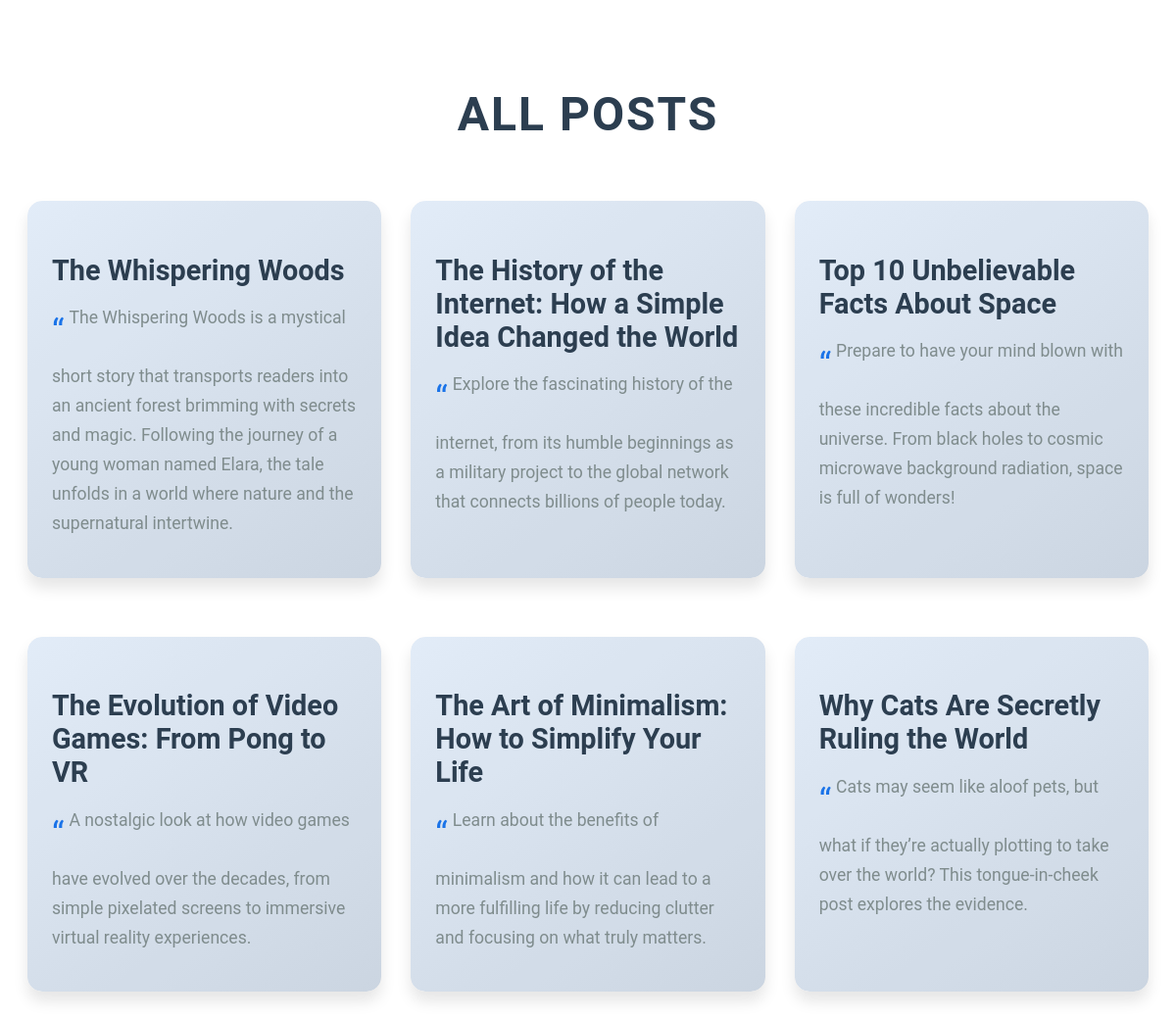
The page /posts on the database its author committed.
### Blog/models.py (models this page shows, shortened)
class BlogModel(models.Model):
    author = models.CharField(max_length=100)
    date = models.DateTimeField(auto_now_add=True)
    title = models.CharField(max_length=400)
    description = models.CharField(max_length=800)
    slug = models.SlugField(default="",blank=True, null=False, db_index=True)
    content = models.TextField()
    reversed_content = models.TextField(blank=True, null=True)
    decipher_mode = models.BooleanField(default=False)
    views_count = models.PositiveIntegerField(default=0)
    quiz_questions = models.ManyToManyField("QuizQuestion", blank=True)
    def save(self, *args, **kwargs):
        if self.content and not self.reversed_content:
            self.reversed_content = self.content[::-1]
        super().save(*args, **kwargs)
    def get_absolute_url(self):
        return reverse("post-detail", args=[self.slug])

### Blog/views.py (the view)
# urls.py: path("posts",views.posts, name="all-posts-page"),
def posts(request):
    blog_model = BlogModel.objects.all()
    for model in blog_model:
        model.decipher_mode = False
        model.save()
    return render(request, "Blog/all-posts.html", {
        "model" : blog_model,
    })

### Blog/templates/Blog/all-posts.html (shortened to what this page needs)
{% extends "base.html" %}
{% load static %}
{% block css_files %}
<link rel="stylesheet" href="{% static 'Blog/all_posts.css' %}">
{% endblock %}
{% block content %}
    <section id="all-posts">
        <h1>All Posts</h1>
        <div class="post-cards">
            {% for instance in model %}
            <div class="card">
                <h3><a href="{{instance.get_absolute_url}}">{{ instance.title }}</a></h3>
                <p>{{ instance.description }}</p>
            </div>
            {% endfor %}
        </div>
    </section>
{% endblock content %}

### templates/base.html (shortened to what this page needs)
{% load static  %}
<!DOCTYPE html>
<html lang="en">
<head>
    {% block css_files%} {% endblock %}
</head>
<body>
    {% block content %}
    {% endblock %}
</body>
</html>

### Blog/static/Blog/all_posts.css (style rules this page uses)
#all-posts { padding: 40px 20px; margin: 0 auto; max-width: 1200px; font-family: 'Roboto', sans-serif; }
#all-posts h1 { font-size: 3em; text-align: center; color: #2c3e50; margin-bottom: 40px; text-transform: uppercase; letter-spacing: 2px; }
.post-cards { display: flex; flex-wrap: wrap; justify-content: space-between; gap: 20px; }
.card { background: linear-gradient(145deg, #f9f9f9, #e0e0e0); border-radius: 15px; box-shadow: 0 10px 15px rgba(0, 0, 0, 0.1); margin: 20px 0; padding: 25px; width: calc(33.333% - 20px); box-sizing: border-box; transition: transform 0.4s ease, box-shadow 0.4s ease; position: relative; overflow: hidden; }
.card::before { content: ''; position: absolute; top: 0; left: 0; width: 100%; height: 100%; background: rgba(26, 115, 232, 0.1); transition: opacity 0.4s ease; z-index: 0; border-radius: 15px; }
.card h3 { font-size: 1.8em; margin-bottom: 15px; color: #2c3e50; position: relative; z-index: 1; }
.card h3 a { text-decoration: none; color: inherit; transition: color 0.3s ease; }
.card p { font-size: 1.1em; color: #7f8c8d; margin-bottom: 15px; line-height: 1.7; position: relative; z-index: 1; }
.card p::before { content: '“'; font-size: 2em; color: #1a73e8; vertical-align: top; margin-right: 5px; }

### rows shown on the page
BlogModel: title "The Whispering Woods", description "The Whispering Woods is a mystical short story that transports readers into an ancient forest brimming with secrets and magic. Following the journey of a young woman named Elara, the tale unfolds in a world where nature and the supernatural intertwine."
BlogModel: title "The History of the Internet: How a Simple Idea Changed the World", description "Explore the fascinating history of the internet, from its humble beginnings as a military project to the global network that connects billions of people today."
BlogModel: title "Top 10 Unbelievable Facts About Space", description "Prepare to have your mind blown with these incredible facts about the universe. From black holes to cosmic microwave background radiation, space is full of wonders!"
BlogModel: title "The Evolution of Video Games: From Pong to VR", description "A nostalgic look at how video games have evolved over the decades, from simple pixelated screens to immersive virtual reality experiences."
BlogModel: title "The Art of Minimalism: How to Simplify Your Life", description "Learn about the benefits of minimalism and how it can lead to a more fulfilling life by reducing clutter and focusing on what truly matters."
BlogModel: title "Why Cats Are Secretly Ruling the World", description "Cats may seem like aloof pets, but what if they’re actually plotting to take over the world? This tongue-in-cheek post explores the evidence."
